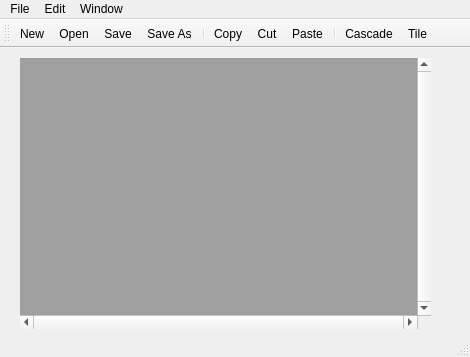
<?xml version="1.0" encoding="UTF-8"?>
<ui version="4.0">
 <class>MainWindow</class>
 <widget class="QMainWindow" name="MainWindow">
  <property name="geometry">
   <rect>
    <x>0</x>
    <y>0</y>
    <width>470</width>
    <height>357</height>
   </rect>
  </property>
  <property name="windowTitle">
   <string>MainWindow</string>
  </property>
  <widget class="QWidget" name="centralwidget">
   <widget class="QMdiArea" name="mdiArea">
    <property name="geometry">
     <rect>
      <x>20</x>
      <y>10</y>
      <width>411</width>
      <height>271</height>
     </rect>
    </property>
    <property name="verticalScrollBarPolicy">
     <enum>Qt::ScrollBarAlwaysOn</enum>
    </property>
    <property name="horizontalScrollBarPolicy">
     <enum>Qt::ScrollBarAlwaysOn</enum>
    </property>
   </widget>
  </widget>
  <widget class="QMenuBar" name="menubar">
   <property name="geometry">
    <rect>
     <x>0</x>
     <y>0</y>
     <width>470</width>
     <height>21</height>
    </rect>
   </property>
   <widget class="QMenu" name="menuFile">
    <property name="title">
     <string>File</string>
    </property>
    <addaction name="actionNew"/>
    <addaction name="actionOpen"/>
    <addaction name="actionSave"/>
    <addaction name="actionSave_As"/>
    <addaction name="separator"/>
    <addaction name="actionClose"/>
   </widget>
   <widget class="QMenu" name="menuEdit">
    <property name="title">
     <string>Edit</string>
    </property>
    <addaction name="actionCopy"/>
    <addaction name="actionCut"/>
    <addaction name="actionPaste"/>
    <addaction name="actionSelect_All"/>
   </widget>
   <widget class="QMenu" name="menuWindow">
    <property name="title">
     <string>Window</string>
    </property>
    <addaction name="actionNext"/>
    <addaction name="actionPrevious"/>
    <addaction name="separator"/>
    <addaction name="actionCanvas"/>
    <addaction name="actionTile"/>
    <addaction name="separator"/>
    <addaction name="actionClose_2"/>
    <addaction name="actionClose_All"/>
   </widget>
   <addaction name="menuFile"/>
   <addaction name="menuEdit"/>
   <addaction name="menuWindow"/>
  </widget>
  <widget class="QStatusBar" name="statusbar"/>
  <widget class="QToolBar" name="toolBar">
   <property name="windowTitle">
    <string>toolBar</string>
   </property>
   <attribute name="toolBarArea">
    <enum>TopToolBarArea</enum>
   </attribute>
   <attribute name="toolBarBreak">
    <bool>false</bool>
   </attribute>
   <addaction name="actionNew"/>
   <addaction name="actionOpen"/>
   <addaction name="actionSave"/>
   <addaction name="actionSave_As"/>
   <addaction name="separator"/>
   <addaction name="actionCopy"/>
   <addaction name="actionCut"/>
   <addaction name="actionPaste"/>
   <addaction name="separator"/>
   <addaction name="actionCanvas"/>
   <addaction name="actionTile"/>
  </widget>
  <action name="actionNew">
   <property name="icon">
    <iconset resource="Resources.qrc">
     <normaloff>:/images/images/new.png</normaloff>:/images/images/new.png</iconset>
   </property>
   <property name="text">
    <string>New</string>
   </property>
  </action>
  <action name="actionOpen">
   <property name="icon">
    <iconset resource="Resources.qrc">
     <normaloff>:/images/images/open.png</normaloff>:/images/images/open.png</iconset>
   </property>
   <property name="text">
    <string>Open</string>
   </property>
  </action>
  <action name="actionSave">
   <property name="icon">
    <iconset resource="Resources.qrc">
     <normaloff>:/images/images/save.png</normaloff>:/images/images/save.png</iconset>
   </property>
   <property name="text">
    <string>Save</string>
   </property>
  </action>
  <action name="actionSave_As">
   <property name="icon">
    <iconset resource="Resources.qrc">
     <normaloff>:/images/images/saveas.png</normaloff>:/images/images/saveas.png</iconset>
   </property>
   <property name="text">
    <string>Save As</string>
   </property>
  </action>
  <action name="actionClose">
   <property name="text">
    <string>Close</string>
   </property>
  </action>
  <action name="actionCopy">
   <property name="icon">
    <iconset resource="Resources.qrc">
     <normaloff>:/images/images/copy.png</normaloff>:/images/images/copy.png</iconset>
   </property>
   <property name="text">
    <string>Copy</string>
   </property>
  </action>
  <action name="actionCut">
   <property name="icon">
    <iconset resource="Resources.qrc">
     <normaloff>:/images/images/cut.png</normaloff>:/images/images/cut.png</iconset>
   </property>
   <property name="text">
    <string>Cut</string>
   </property>
  </action>
  <action name="actionPaste">
   <property name="icon">
    <iconset resource="Resources.qrc">
     <normaloff>:/images/images/paste.png</normaloff>:/images/images/paste.png</iconset>
   </property>
   <property name="text">
    <string>Paste</string>
   </property>
  </action>
  <action name="actionSelect_All">
   <property name="text">
    <string>Select All</string>
   </property>
  </action>
  <action name="actionNext">
   <property name="text">
    <string>Next</string>
   </property>
  </action>
  <action name="actionPrevious">
   <property name="text">
    <string>Previous</string>
   </property>
  </action>
  <action name="actionCanvas">
   <property name="icon">
    <iconset resource="Resources.qrc">
     <normaloff>:/images/images/tile_cascade.png</normaloff>:/images/images/tile_cascade.png</iconset>
   </property>
   <property name="text">
    <string>Cascade</string>
   </property>
  </action>
  <action name="actionTile">
   <property name="icon">
    <iconset resource="Resources.qrc">
     <normaloff>:/images/images/tile_vertical.png</normaloff>:/images/images/tile_vertical.png</iconset>
   </property>
   <property name="text">
    <string>Tile</string>
   </property>
  </action>
  <action name="actionClose_2">
   <property name="text">
    <string>Close</string>
   </property>
  </action>
  <action name="actionClose_All">
   <property name="text">
    <string>Close All</string>
   </property>
  </action>
 </widget>
 <resources>
  <include location="Resources.qrc"/>
 </resources>
 <connections/>
</ui>
